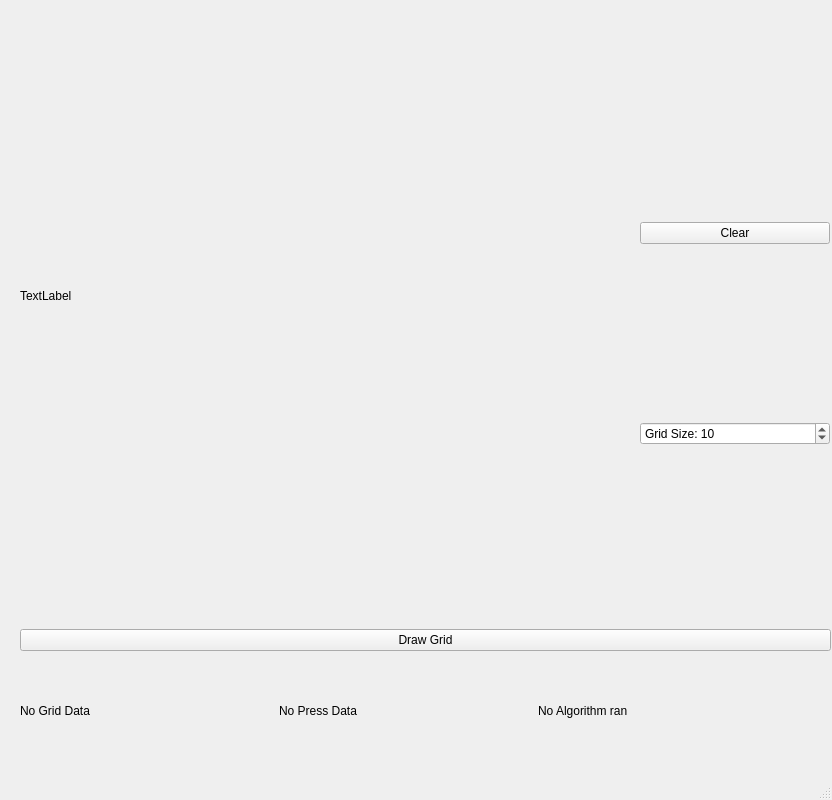
<?xml version="1.0" encoding="UTF-8"?>
<ui version="4.0">
 <class>MainWindow</class>
 <widget class="QMainWindow" name="MainWindow">
  <property name="geometry">
   <rect>
    <x>0</x>
    <y>0</y>
    <width>832</width>
    <height>800</height>
   </rect>
  </property>
  <property name="windowTitle">
   <string>MainWindow</string>
  </property>
  <widget class="QWidget" name="centralwidget">
   <widget class="my_label" name="frame">
    <property name="geometry">
     <rect>
      <x>20</x>
      <y>10</y>
      <width>591</width>
      <height>571</height>
     </rect>
    </property>
    <property name="sizePolicy">
     <sizepolicy hsizetype="Maximum" vsizetype="Maximum">
      <horstretch>0</horstretch>
      <verstretch>0</verstretch>
     </sizepolicy>
    </property>
    <property name="minimumSize">
     <size>
      <width>500</width>
      <height>500</height>
     </size>
    </property>
    <property name="maximumSize">
     <size>
      <width>4000</width>
      <height>4000</height>
     </size>
    </property>
    <property name="sizeIncrement">
     <size>
      <width>50</width>
      <height>50</height>
     </size>
    </property>
    <property name="baseSize">
     <size>
      <width>500</width>
      <height>500</height>
     </size>
    </property>
    <property name="text">
     <string>TextLabel</string>
    </property>
   </widget>
   <widget class="QWidget" name="layoutWidget">
    <property name="geometry">
     <rect>
      <x>640</x>
      <y>50</y>
      <width>190</width>
      <height>568</height>
     </rect>
    </property>
    <layout class="QGridLayout" name="gridLayout">
     <item row="0" column="0">
      <widget class="QPushButton" name="clear">
       <property name="text">
        <string>Clear</string>
       </property>
      </widget>
     </item>
     <item row="1" column="0">
      <widget class="QSpinBox" name="grid_size">
       <property name="toolTip">
        <string>&lt;html&gt;&lt;head/&gt;&lt;body&gt;&lt;p&gt;50&lt;/p&gt;&lt;/body&gt;&lt;/html&gt;</string>
       </property>
       <property name="prefix">
        <string>Grid Size: </string>
       </property>
       <property name="minimum">
        <number>1</number>
       </property>
       <property name="maximum">
        <number>500</number>
       </property>
       <property name="value">
        <number>10</number>
       </property>
      </widget>
     </item>
    </layout>
   </widget>
   <widget class="QWidget" name="horizontalLayoutWidget">
    <property name="geometry">
     <rect>
      <x>20</x>
      <y>680</y>
      <width>771</width>
      <height>61</height>
     </rect>
    </property>
    <layout class="QHBoxLayout" name="horizontalLayout">
     <item>
      <widget class="QLabel" name="mouse_movement">
       <property name="text">
        <string>No Grid Data</string>
       </property>
      </widget>
     </item>
     <item>
      <widget class="QLabel" name="mouse_pressed">
       <property name="text">
        <string>No Press Data</string>
       </property>
      </widget>
     </item>
     <item>
      <widget class="QLabel" name="time_algo">
       <property name="text">
        <string>No Algorithm ran</string>
       </property>
      </widget>
     </item>
    </layout>
   </widget>
   <widget class="QWidget" name="horizontalLayoutWidget_2">
    <property name="geometry">
     <rect>
      <x>20</x>
      <y>600</y>
      <width>811</width>
      <height>80</height>
     </rect>
    </property>
    <layout class="QHBoxLayout" name="horizontalLayout_2">
     <item>
      <widget class="QPushButton" name="draw_grid">
       <property name="text">
        <string>Draw Grid</string>
       </property>
      </widget>
     </item>
    </layout>
   </widget>
  </widget>
  <widget class="QMenuBar" name="menubar">
   <property name="geometry">
    <rect>
     <x>0</x>
     <y>0</y>
     <width>832</width>
     <height>20</height>
    </rect>
   </property>
  </widget>
  <widget class="QStatusBar" name="statusbar"/>
 </widget>
 <customwidgets>
  <customwidget>
   <class>my_label</class>
   <extends>QLabel</extends>
   <header>my_label.h</header>
  </customwidget>
 </customwidgets>
 <resources/>
 <connections/>
</ui>
